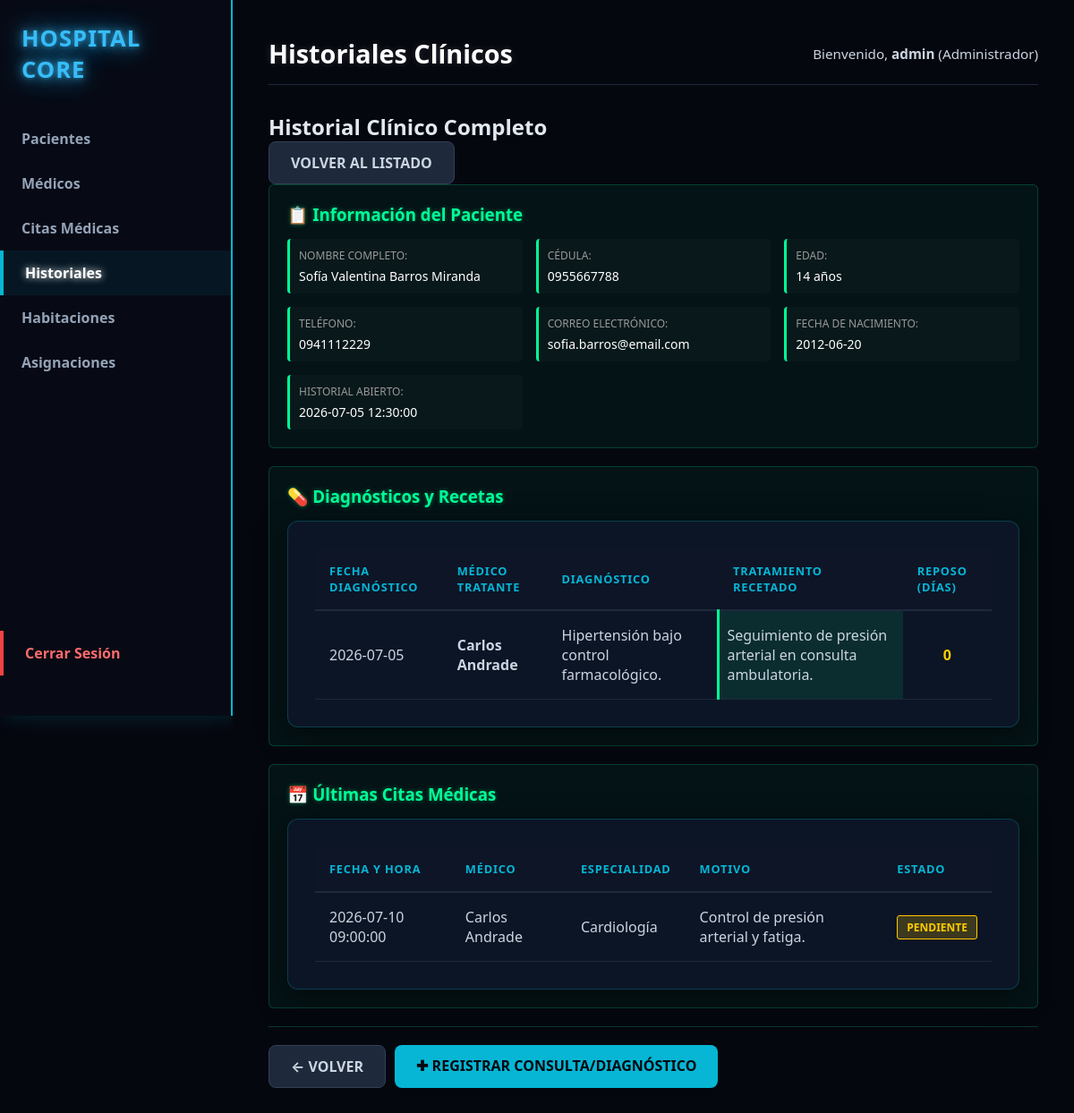
Page /index.php?url=historiales/ver&id=10 (signed in) on the committed database.
### tables this page shows
CREATE TABLE historiales_clinicos (
    id INT AUTO_INCREMENT PRIMARY KEY,
    id_paciente INT UNIQUE,
    fecha_creacion TIMESTAMP DEFAULT CURRENT_TIMESTAMP,
    FOREIGN KEY (id_paciente) REFERENCES pacientes(id)
);

CREATE TABLE pacientes (
    id INT AUTO_INCREMENT PRIMARY KEY,
    cedula VARCHAR(10) NOT NULL UNIQUE,
    nombre VARCHAR(100) NOT NULL,
    apellido VARCHAR(100) NOT NULL,
    fecha_nacimiento DATE NOT NULL,
    telefono VARCHAR(15),
    email VARCHAR(100)
);

CREATE TABLE diagnosticos (
    id INT AUTO_INCREMENT PRIMARY KEY,
    id_historial INT,
    id_medico INT,
    descripcion TEXT NOT NULL,
    tratamiento TEXT NOT NULL,
    fecha_diagnostico DATE NOT NULL,
    dias_reposo INT DEFAULT 0,
    FOREIGN KEY (id_historial) REFERENCES historiales_clinicos(id),
    FOREIGN KEY (id_medico) REFERENCES medicos(id)
);

CREATE TABLE citas_medicas (
    id INT AUTO_INCREMENT PRIMARY KEY,
    id_paciente INT,
    id_medico INT,
    fecha_hora DATETIME NOT NULL,
    motivo TEXT,
    estado ENUM('Pendiente', 'Completada', 'Cancelada') DEFAULT 'Pendiente',
    FOREIGN KEY (id_paciente) REFERENCES pacientes(id),
    FOREIGN KEY (id_medico) REFERENCES medicos(id)
);

CREATE TABLE especialidades (
    id INT AUTO_INCREMENT PRIMARY KEY,
    nombre VARCHAR(100) NOT NULL,
    descripcion TEXT
);

### app/Controllers/HistorialController.php (called while the page is built, shortened)
<?php
class HistorialController {
    private $db;
    public function __construct() {
        $database = new Database();
        $this->db = $database->getConnection();
    }
    public function ver() {
        $id = isset($_GET['id']) ? intval($_GET['id']) : 0;
        try {
            $query = "SELECT
                        h.id,
                        h.id_paciente,
                        h.fecha_creacion,
                        p.cedula,
                        p.nombre,
                        p.apellido,
                        p.fecha_nacimiento,
                        p.telefono,
                        p.email
                      FROM historiales_clinicos h
                      INNER JOIN pacientes p ON h.id_paciente = p.id
                      WHERE h.id = :id";
            $stmt = $this->db->prepare($query);
            $stmt->execute([':id' => $id]);
            $historial = $stmt->fetch(PDO::FETCH_ASSOC);
            if ($historial) {
                $queryDiag = "SELECT
                                d.id,
                                d.fecha_diagnostico,
                                d.descripcion,
                                d.tratamiento,
                                d.dias_reposo,
                                CONCAT(m.nombre, ' ', m.apellido) AS medico
                              FROM diagnosticos d
                              INNER JOIN medicos m ON d.id_medico = m.id
                              WHERE d.id_historial = :id_historial
                              ORDER BY d.fecha_diagnostico DESC";
                $stmtDiag = $this->db->prepare($queryDiag);
                $stmtDiag->execute([':id_historial' => $id]);
                $diagnosticos = $stmtDiag->fetchAll(PDO::FETCH_ASSOC);
            }
            if ($historial) {
                $queryCitas = "SELECT
                                c.id,
                                c.fecha_hora,
                                c.motivo,
                                c.estado,
                                CONCAT(m.nombre, ' ', m.apellido) AS medico,
                                e.nombre AS especialidad
                              FROM citas_medicas c
                              INNER JOIN medicos m ON c.id_medico = m.id
                              INNER JOIN especialidades e ON m.id_especialidad = e.id
                              WHERE c.id_paciente = :id_paciente
                              ORDER BY c.fecha_hora DESC
                              LIMIT 5";
                $stmtCitas = $this->db->prepare($queryCitas);
                $stmtCitas->execute([':id_paciente' => $historial['id_paciente']]);
                $citas = $stmtCitas->fetchAll(PDO::FETCH_ASSOC);
            }
        } catch (PDOException $e) {
            $historial = null;
            $diagnosticos = [];
            $citas = [];
            $error = "Error al cargar el historial clínico.";
        }
        require_once __DIR__ . '/../Views/shared/layout.php';
    }
}

### app/config/Database.php (called while the page is built)
<?php
class Database {
    private static $host;
    private static $port;
    private static $db_name;
    private static $username;
    private static $password;
    private static $conn = null;
    public static function getConnection() {
        if (self::$conn === null) {
            $dbUrl = getenv('DATABASE_URL');
            if ($dbUrl) {
                $urlParts = parse_url($dbUrl);
                self::$host = $urlParts['host'] ?? '127.0.0.1';
                self::$port = $urlParts['port'] ?? '3306';
                self::$username = $urlParts['user'] ?? 'root';
                self::$password = $urlParts['pass'] ?? '';
                self::$db_name = isset($urlParts['path']) ? ltrim($urlParts['path'], '/') : 'sistema_hospitalario';
            } else {
                self::$host = getenv('DB_HOST') ?: '127.0.0.1';
                self::$port = getenv('DB_PORT') ?: '3306';
                self::$db_name = getenv('DB_NAME') ?: 'sistema_hospitalario';
                self::$username = getenv('DB_USERNAME') ?: 'root';
                self::$password = getenv('DB_PASSWORD') ?: '';
            }
            try {
                self::$conn = new PDO(
                    "mysql:host=" . self::$host . ";port=" . self::$port . ";dbname=" . self::$db_name . ";charset=utf8",
                    self::$username,
                    self::$password
                );
                self::$conn->setAttribute(PDO::ATTR_ERRMODE, PDO::ERRMODE_EXCEPTION);
            } catch (PDOException $exception) {
                die("Error de conexión en la base de datos: " . $exception->getMessage());
            }
        }
        return self::$conn;
    }
}

### app/Views/historiales/ver.php (the view, shortened to what this page needs)
<?php
$historial = $historial ?? [];
$diagnosticos = $diagnosticos ?? [];
$citas = $citas ?? [];
$fecha_nac = isset($historial['fecha_nacimiento']) ? new DateTime($historial['fecha_nacimiento']) : null;
$hoy = new DateTime();
$edad = $fecha_nac ? $hoy->diff($fecha_nac)->y : 'N/A';
?>
<div class="page-header">
    <h2>Historial Clínico Completo</h2>
    <a href="index.php?url=historiales" class="btn btn-secondary">Volver al listado</a>
</div>
<?php if ($historial): ?>
    <div class="card-section">
        <h3>📋 Información del Paciente</h3>
        <div class="info-grid">
            <div class="info-item">
                <label>Nombre Completo:</label>
                <span class="info-value"><?= htmlspecialchars($historial['nombre'] . ' ' . $historial['apellido']); ?></span>
            </div>
            <div class="info-item">
                <label>Cédula:</label>
                <span class="info-value"><?= htmlspecialchars($historial['cedula']); ?></span>
            </div>
            <div class="info-item">
                <label>Edad:</label>
                <span class="info-value"><?= htmlspecialchars($edad); ?> años</span>
            </div>
            <div class="info-item">
                <label>Teléfono:</label>
                <span class="info-value"><?= htmlspecialchars($historial['telefono'] ?? 'No registrado'); ?></span>
            </div>
            <div class="info-item">
                <label>Correo Electrónico:</label>
                <span class="info-value"><?= htmlspecialchars($historial['email'] ?? 'No registrado'); ?></span>
            </div>
            <div class="info-item">
                <label>Fecha de Nacimiento:</label>
                <span class="info-value"><?= htmlspecialchars($historial['fecha_nacimiento']); ?></span>
            </div>
            <div class="info-item">
                <label>Historial Abierto:</label>
                <span class="info-value"><?= htmlspecialchars($historial['fecha_creacion']); ?></span>
            </div>
        </div>
    </div>
    <div class="card-section">
        <h3>💊 Diagnósticos y Recetas</h3>
        <?php if (!empty($diagnosticos)): ?>
            <div class="table-container">
                <table class="custom-table">
                    <thead>
                        <tr>
                            <th>Fecha Diagnóstico</th>
                            <th>Médico Tratante</th>
                            <th>Diagnóstico</th>
                            <th>Tratamiento Recetado</th>
                            <th>Reposo (Días)</th>
                        </tr>
                    </thead>
                    <tbody>
                        <?php foreach ($diagnosticos as $diag): ?>
                            <tr>
                                <td><?= htmlspecialchars($diag['fecha_diagnostico']); ?></td>
                                <td><strong><?= htmlspecialchars($diag['medico']); ?></strong></td>
                                <td><?= htmlspecialchars($diag['descripcion']); ?></td>
                                <td class="highlight-treatment"><?= htmlspecialchars($diag['tratamiento']); ?></td>
                                <td class="text-center" style="font-weight: bold; color: #ffcc00; text-align: center;">
                                    <?= htmlspecialchars($diag['dias_reposo'] ?? '0'); ?>
                                </td>
                            </tr>
                        <?php endforeach; ?>
                    </tbody>
                </table>
            </div>
        <?php else: ?>
            <p class="text-muted">No hay diagnósticos registrados para este paciente.</p>
        <?php endif; ?>
    </div>
    <div class="card-section">
        <h3>📅 Últimas Citas Médicas</h3>
        <?php if (!empty($citas)): ?>
            <div class="table-container">
                <table class="custom-table">
                    <thead>
                        <tr>
                            <th>Fecha y Hora</th>
                            <th>Médico</th>
                            <th>Especialidad</th>
                            <th>Motivo</th>
                            <th>Estado</th>
                        </tr>
                    </thead>
                    <tbody>
                        <?php foreach ($citas as $cita): ?>
                            <tr>
                                <td><?= htmlspecialchars($cita['fecha_hora']); ?></td>
                                <td><?= htmlspecialchars($cita['medico']); ?></td>
                                <td><?= htmlspecialchars($cita['especialidad']); ?></td>
                                <td><?= htmlspecialchars($cita['motivo']); ?></td>
                                <td>
                                    <span class="badge badge-<?= strtolower($cita['estado']); ?>">
                                        <?= htmlspecialchars($cita['estado']); ?>
                                    </span>
                                </td>
                            </tr>
                        <?php endforeach; ?>
                    </tbody>
                </table>
            </div>
        <?php else: ?>
            <p class="text-muted">No hay citas registradas para este paciente.</p>
        <?php endif; ?>
    </div>
    <div class="form-actions" style="display: flex; gap: 10px; margin-top: 20px;">
        <a href="index.php?url=historiales" class="btn btn-secondary" title="Volver al listado de historiales">
            ← Volver
        </a>
        <a href="index.php?url=historiales/agregarDiagnostico&id=<?= $historial['id']; ?>" class="btn btn-primary" title="Registrar una nueva consulta con diagnóstico y receta">
            ✚ Registrar Consulta/Diagnóstico
        </a>
    </div>
<?php endif; ?>

### public/css/style.css (style rules this page uses)
* { margin: 0; padding: 0; box-sizing: border-box; font-family: 'Segoe UI', -apple-system, BlinkMacSystemFont, Roboto, sans-serif; }
body { background-color: #05070f !important; color: #e2e8f0; min-height: 100vh; }
.table-container, .form-container { background: rgba(15, 23, 42, 0.8); border: 1px solid rgba(6, 182, 212, 0.25); border-radius: 12px; padding: 30px; box-shadow: 0 8px 32px rgba(0, 0, 0, 0.5); transition: all 0.3s ease; }
table { width: 100%; border-collapse: collapse; text-align: left; }
th { background-color: #0d1527; color: #06b6d4; padding: 16px; font-weight: 700; text-transform: uppercase; font-size: 0.8rem; letter-spacing: 0.8px; border-bottom: 2px solid #1e293b; }
td { padding: 16px; border-bottom: 1px solid #1e293b; color: #cbd5e1; }
.btn, .btn-submit { display: inline-block; padding: 12px 24px; border-radius: 8px; font-weight: 700; text-transform: uppercase; text-decoration: none; cursor: pointer; border: none; transition: all 0.3s ease; }
.btn-primary, .btn-submit { background-color: #06b6d4; color: #05070f; }
.btn-secondary { background-color: #1e293b; color: #cbd5e1; border: 1px solid #334155; }
.text-center { text-align: center; }
.form-actions { display: flex; gap: 15px; justify-content: flex-start; flex-wrap: wrap; margin-top: 30px; padding-top: 20px; border-top: 1px solid rgba(0, 255, 150, 0.2); }

### app/Views/historiales/ver.php (style rules this page uses)
.card-section { background: rgba(0, 255, 150, 0.05); border: 1px solid rgba(0, 255, 150, 0.2); border-radius: 6px; padding: 20px; margin-bottom: 20px; }
.card-section h3 { color: #00ff96; margin-top: 0; margin-bottom: 15px; text-shadow: 0 0 5px rgba(0, 255, 150, 0.4); }
.info-grid { display: grid; grid-template-columns: repeat(auto-fit, minmax(250px, 1fr)); gap: 15px; }
.info-item { display: flex; flex-direction: column; padding: 10px; background: rgba(255, 255, 255, 0.02); border-left: 3px solid #00ff96; border-radius: 4px; }
.info-item label { color: #999; font-size: 12px; margin-bottom: 5px; text-transform: uppercase; }
.info-value { color: #fff; font-size: 14px; font-weight: 500; }
.highlight-treatment { background: rgba(0, 255, 150, 0.1); padding: 8px; border-radius: 3px; border-left: 3px solid #00ff96; }
.badge { display: inline-block; padding: 4px 10px; border-radius: 3px; font-size: 12px; font-weight: 600; text-transform: uppercase; }
.badge-pendiente { background: rgba(255, 200, 0, 0.2); color: #ffcc00; border: 1px solid #ffcc00; }

### rows in the picture
historiales_clinicos: id_paciente.apellido "Sofía Valentina Barros Miranda", id_paciente.cedula "0955667788", id_paciente.telefono "0941112229", id_paciente.email "sofia.barros@email.com", id_paciente.fecha_nacimiento "2012-06-20", fecha_creacion "2026-07-05 12:30:00"
diagnosticos: fecha_diagnostico "2026-07-05", medico "Carlos Andrade", descripcion "Hipertensión bajo control farmacológico.", tratamiento "Seguimiento de presión arterial en consulta ambulatoria.", dias_reposo "0"
citas_medicas: fecha_hora "2026-07-10 09:00:00", medico "Carlos Andrade", especialidades.nombre "Cardiología", motivo "Control de presión arterial y fatiga.", estado "PENDIENTE"

### other values in the picture
$pageTitle "Historiales Clínicos"
$_SESSION['usuario'] "admin"
$_SESSION['rol'] "Administrador"
